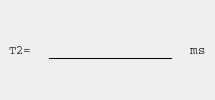
                                 <widget class="QFrame" name="frame_133">
                                  <property name="frameShape">
                                   <enum>QFrame::NoFrame</enum>
                                  </property>
                                  <property name="frameShadow">
                                   <enum>QFrame::Plain</enum>
                                  </property>
                                  <layout class="QHBoxLayout" name="horizontalLayout_38">
                                   <property name="spacing">
                                    <number>0</number>
                                   </property>
                                   <property name="leftMargin">
                                    <number>0</number>
                                   </property>
                                   <property name="topMargin">
                                    <number>0</number>
                                   </property>
                                   <property name="rightMargin">
                                    <number>0</number>
                                   </property>
                                   <property name="bottomMargin">
                                    <number>0</number>
                                   </property>
                                   <item>
                                    <widget class="QFrame" name="frame_136">
                                     <property name="frameShape">
                                      <enum>QFrame::NoFrame</enum>
                                     </property>
                                     <property name="frameShadow">
                                      <enum>QFrame::Plain</enum>
                                     </property>
                                     <layout class="QVBoxLayout" name="verticalLayout_86">
                                      <item>
                                       <widget class="QLabel" name="label_54">
                                        <property name="font">
                                         <font>
                                          <family>Courier</family>
                                         </font>
                                        </property>
                                        <property name="text">
                                         <string>T2=</string>
                                        </property>
                                       </widget>
                                      </item>
                                     </layout>
                                    </widget>
                                   </item>
                                   <item>
                                    <widget class="QFrame" name="frame_138">
                                     <property name="frameShape">
                                      <enum>QFrame::NoFrame</enum>
                                     </property>
                                     <property name="frameShadow">
                                      <enum>QFrame::Plain</enum>
                                     </property>
                                     <layout class="QVBoxLayout" name="verticalLayout_85">
                                      <item>
                                       <widget class="QLineEdit" name="lineEdit_17">
                                        <property name="minimumSize">
                                         <size>
                                          <width>50</width>
                                          <height>0</height>
                                         </size>
                                        </property>
                                        <property name="styleSheet">
                                         <string notr="true">QLineEdit{
	border:transparent;
	background: transparent;
	border-bottom: 1px solid black;
	font: 14px;

}


QLineEdit:down-arrow {
    image: url(resources/arrow.png);
	width: 14px;
	height: 14px;
}

QLineEdit QAbstractItemView {

    border: 2px solid darkgray;
    selection-background-color: rgb(174, 255, 193);
	selection-color: black;
	background-color: white;

}</string>
                                        </property>
                                       </widget>
                                      </item>
                                     </layout>
                                    </widget>
                                   </item>
                                   <item>
                                    <widget class="QFrame" name="frame_137">
                                     <property name="frameShape">
                                      <enum>QFrame::NoFrame</enum>
                                     </property>
                                     <property name="frameShadow">
                                      <enum>QFrame::Plain</enum>
                                     </property>
                                     <layout class="QVBoxLayout" name="verticalLayout_88">
                                      <item>
                                       <widget class="QLabel" name="label_55">
                                        <property name="font">
                                         <font>
                                          <family>Courier</family>
                                          <pointsize>10</pointsize>
                                         </font>
                                        </property>
                                        <property name="styleSheet">
                                         <string notr="true">border: transparent;</string>
                                        </property>
                                        <property name="text">
                                         <string>ms</string>
                                        </property>
                                        <property name="scaledContents">
                                         <bool>true</bool>
                                        </property>
                                       </widget>
                                      </item>
                                     </layout>
                                    </widget>
                                   </item>
                                  </layout>
                                 </widget>
